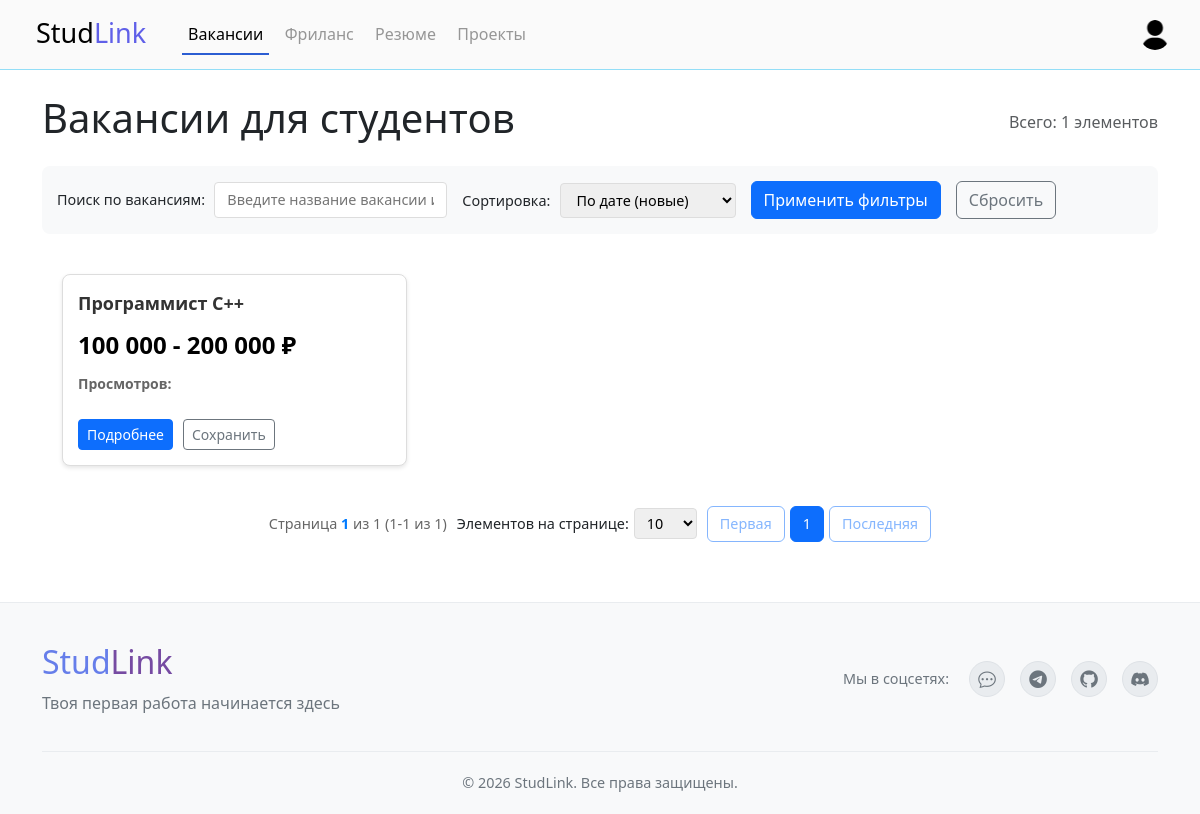
Page /vacancies/ (signed in) on the earlier database version.
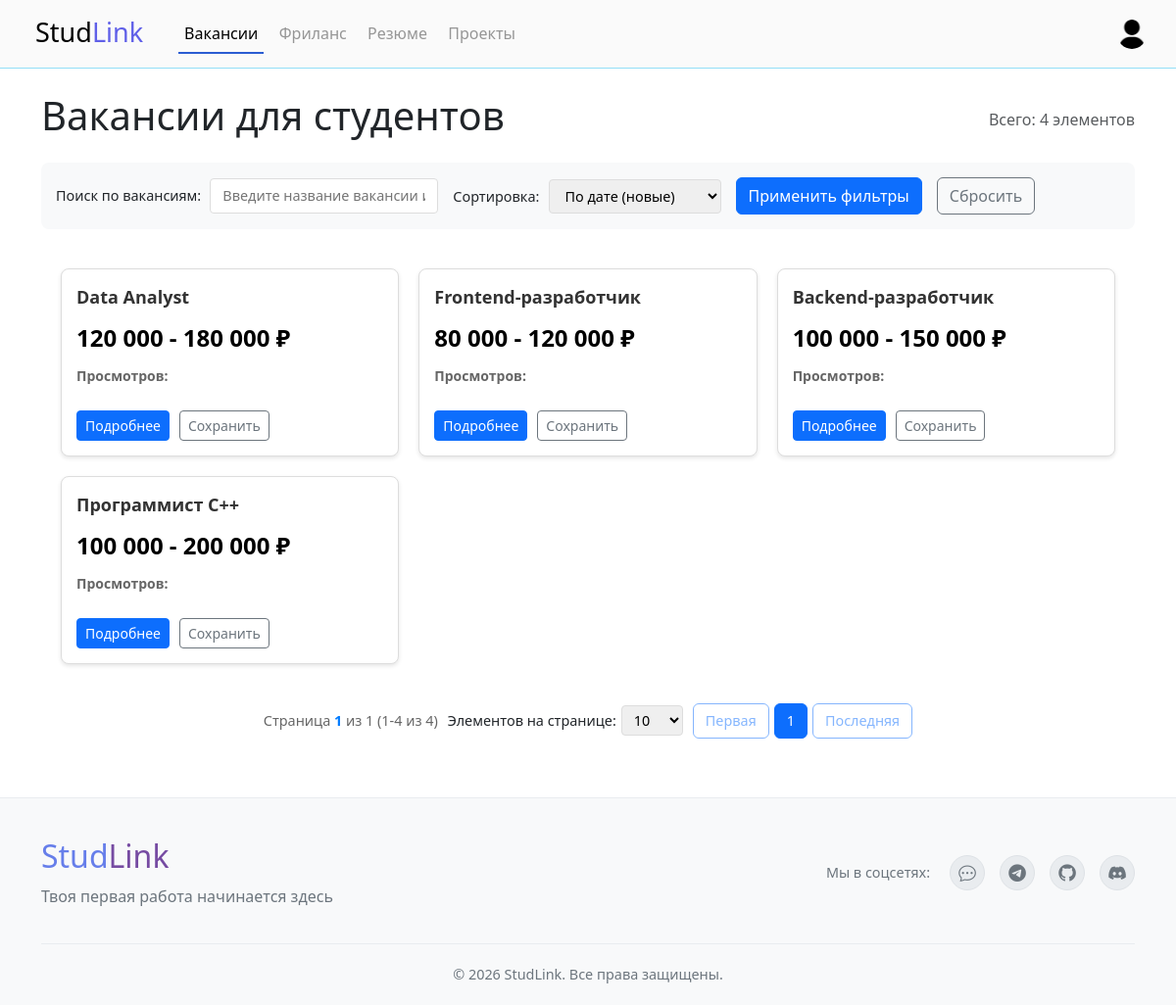
Same page on the later database version.
### myapp/models.py (models this page shows, shortened)
class Vacancy(models.Model):
    employer = models.ForeignKey(User, on_delete=models.CASCADE, related_name='created_jobs' )
    hired_candidate = models.ForeignKey(User, on_delete=models.SET_NULL, null=True, blank=True, related_name='hired_jobs')
    title = models.CharField(max_length=80)
    description = models.TextField()
    expiration = models.DateTimeField()
    city = models.CharField(max_length=100, default="")
    schedule = models.CharField(max_length=50, blank=True)
    experience = models.CharField(max_length=50, blank=True)
    work_format = models.CharField(max_length=50, blank=True)
    currency = models.ForeignKey(Currency, on_delete=models.PROTECT, default=1)
    salary_from = models.DecimalField(max_digits=12, decimal_places=2)
    salary_to = models.DecimalField(max_digits=12, decimal_places=2, null=True, blank=True)
    currency_rate_date = models.DateField(null=True, blank=True)  # Дата последнего обновления курса
    currency_rate = models.DecimalField(max_digits=10, decimal_places=6, default=1.0)  # Коэффициент пересчета (1 USD = 90 RUB)
    is_active = models.BooleanField(default=True)
    created_at = models.DateTimeField(auto_now_add=True)
    interactions = GenericRelation(Interaction, related_query_name='vacancies')

class Currency(models.Model):
    code = models.CharField(max_length=3, unique=True)  # Код валюты по ISO 4217 (USD, EUR, RUB)
    name = models.CharField(max_length=50)  # Полное название валюты (Доллар США, Евро, Российский рубль)
    symbol = models.CharField(max_length=5)  # Символ валюты ($, €, ₽)
    rate = models.DecimalField(max_digits=10, decimal_places=6, default=1.0)  # Текущий курс к базовой валюте
    rate_date = models.DateField(null=True, blank=True)  # Дата последнего обновления курса

### myapp/views.py (the view, shortened to what this page needs)
# urls.py: path('vacancies/', views.vacancy_list, name='vacancy_list'),
def vacancy_list(request):
    search_query = request.GET.get('search', '')
    sort_by = request.GET.get('sort', 'created_at')
    page_size = request.GET.get('page_size', 10)
    vacancies = Vacancy.objects.filter(is_active=True).select_related('employer').prefetch_related('interactions')
    if search_query:
        vacancies = vacancies.filter(
            Q(title__icontains=search_query) |
            Q(description__icontains=search_query)
        )
    if sort_by == 'title_asc':
        vacancies = vacancies.order_by('title')
    elif sort_by == 'title_desc':
        vacancies = vacancies.order_by('-title')
    elif sort_by == 'date_asc':
        vacancies = vacancies.order_by('created_at')
    else:  # date_desc по умолчанию
        vacancies = vacancies.order_by('-created_at')
    paginator = Paginator(vacancies, page_size)
    page_number = request.GET.get('page')
    try:
        page_obj = paginator.get_page(page_number)
    except PageNotAnInteger:
        page_obj = paginator.get_page(1)
    except EmptyPage:
        page_obj = paginator.get_page(paginator.num_pages)
    page_range = get_page_range(page_obj.number, paginator.num_pages)
    context = {
        'page_obj': page_obj,
        'paginator': paginator,
        'page_range': page_range,
        'page_size': int(page_size),
        'search_query': search_query,
        'sort_by': sort_by,
    }
    return render(request, 'vacancy_list.html', context)

### myapp/templatetags/currency_tags.py (called while the page is built)
@register.filter
def format_salary_range_with_spaces(salary_from, salary_to=None):
    try:
        formatted_from = f"{int(float(salary_from)):,}".replace(',', ' ')
        if salary_to and salary_to != salary_from:
            formatted_to = f"{int(float(salary_to)):,}".replace(',', ' ')
            return f"{formatted_from} - {formatted_to}"
        else:
            return formatted_from
    except (ValueError, TypeError):
        return str(salary_from)

### myapp/views.py (called while the page is built)
def get_page_range(current_page, total_pages, max_pages=7):
    if total_pages <= max_pages:
        return range(1, total_pages + 1)
    start = max(1, current_page - max_pages // 2)
    end = min(total_pages, start + max_pages - 1)
    if end - start < max_pages - 1:
        start = max(1, end - max_pages + 1)
    return range(start, end + 1)

### myapp/templates/vacancy_list.html (shortened to what this page needs)
{% extends "pagination_template.html" %}
{% load static %}
{% load currency_tags %}
{% block page_title %}Вакансии для студентов{% endblock %}
{% block filters %}
<div class="filters-section" id="filters-section">
    <div class="form-group">
        <label for="search-input">Поиск по вакансиям:</label>
        <input type="text" id="search-input" placeholder="Введите название вакансии или ключевые слова..." value="{{ search_query }}">
    </div>
    <div class="form-group">
        <label for="sort-select">Сортировка:</label>
        <select id="sort-select">
            <option value="created_at" {% if sort_by == 'created_at' %}selected{% endif %}>По дате (новые)</option>
        </select>
    </div>
    <button class="btn btn-primary" onclick="applyFilters()">Применить фильтры</button>
    <button class="btn btn-outline-secondary" onclick="resetFilters()">Сбросить</button>
</div>
{% endblock %}
{% block item_card %}
{% if page_obj %}
<div class="item-card">
    <div class="item-title">{{ item.title }}</div>
    <div class="item-meta">
        {% if item.salary_from %}
            <div class="salary-large">
                {{ item.salary_from|format_salary_range_with_spaces:item.salary_to }} {{ item.currency.symbol }}
            </div>
        {% endif %}
        <div><strong>Просмотров:</strong> {{ item.views_count }}</div>
    </div>
    <div class="item-actions">
        <a href="{% url 'vacancy_detail' item.id %}" class="btn btn-primary btn-sm">Подробнее</a>
        <button class="btn btn-outline-secondary btn-sm" onclick="saveVacancy({{ item.id }})">Сохранить</button>
    </div>
</div>
{% endif %}
{% endblock %}

### myapp/templates/pagination_template.html (shortened to what this page needs)
{% extends "base.html" %}
{% load static %}
{% block main %}
<div class="container mt-4">
    <div class="d-flex justify-content-between align-items-center mb-3">
        <h1>{% block page_title %}Список элементов{% endblock %}</h1>
        <div class="text-muted">
            Всего: <span id="total-items">{{ paginator.count }}</span> элементов
        </div>
    </div>
    {% block filters %}{% endblock %}
    <div class="items-grid" id="items-container">
        {% for item in page_obj %}
            {% block item_card %}{% endblock %}
        {% empty %}
            <div class="col-12">
                <div class="alert alert-info">Элементы не найдены</div>
            </div>
        {% endfor %}
    </div>
    <div class="pagination-container">
        <div class="pagination-info">
            Страница <span class="page-indicator" id="current-page">{{ page_obj.number }}</span>
            из <span id="total-pages">{{ paginator.num_pages }}</span>
            ({{ page_obj.start_index }}-{{ page_obj.end_index }} из {{ paginator.count }})
        </div>
        <div class="page-size-selector">
            <label for="page-size-select">Элементов на странице:</label>
            <select id="page-size-select" onchange="changePageSize()">
                <option value="10" {% if page_size == 10 %}selected{% endif %}>10</option>
            </select>
        </div>
        <div class="pagination-nav">
            <button class="btn btn-outline-primary"
                    onclick="goToPage(1)"
                    {% if not page_obj or not page_obj.has_previous %}disabled{% endif %}>
                Первая
            </button>
            {% if page_obj %}
                {% for num in page_range %}
                    <button class="btn btn-outline-primary {% if num == page_obj.number %}active{% endif %}"
                            onclick="goToPage({{ num }})">
                        {{ num }}
                    </button>
                {% endfor %}
            {% endif %}
            <button class="btn btn-outline-primary"
                    onclick="goToPage({{ paginator.num_pages|default:1 }})"
                    {% if not page_obj or not page_obj.has_next %}disabled{% endif %}>
                Последняя
            </button>
        </div>
    </div>
</div>
{% endblock %}
{% block footer %}
{% include "footer.html" %}
{% endblock %}

### myapp/templates/base.html (shortened to what this page needs)
{% load static %}
<!DOCTYPE html>
<html lang="ru">
    <head>
        {% include "bootstrap.html" %}
        <link href="https://cdn.jsdelivr.net/npm/bootstrap-icons@1.10.0/font/bootstrap-icons.css" rel="stylesheet">
        <link rel="stylesheet" href="{% static "css/base.css" %}">
        <link rel="stylesheet" href="{% static "css/nav.css" %}">
        <link rel="stylesheet" href="{% static "css/footer.css" %}">
    </head>
    <body>
        <nav>
            {% include "nav.html" %}
        </nav>
        <main>
            {% block main %}{% endblock main %}
        </main>
        <footer>
            {% block footer %}{% endblock footer %}
        </footer>
    </body>
</html>

### myapp/templates/bootstrap.html (shortened to what this page needs)
<link href="https://cdn.jsdelivr.net/npm/bootstrap@5.3.8/dist/css/bootstrap.min.css" rel="stylesheet">

### myapp/templates/nav.html (shortened to what this page needs)
{% load static %}
<div class="nav">
    <div class="nav-body d-flex justify-content-between align-items-center">
        <div class="nav-left d-flex justify-content-start align-items-center">
            <a href="{% url 'index' %}"><button class="nav-header">
                <h1 class="nav-header-text"><span class="header-Stud">Stud</span><span class="header-Link">Link</span></h1>
            </button></a>
            <div class="nav-buttons d-flex justify-content-between align-items-center">
                <a href="{% url 'vacancy_list' %}"><button class="nav-button {% if request.resolver_match.url_name == 'vacancy_list' %}active{% endif %}">Вакансии</button></a>
                <a href="{% url 'freelance_task_list' %}"><button class="nav-button {% if request.resolver_match.url_name == 'freelance_task_list' %}active{% endif %}">Фриланс</button></a>
                <a href=""><button class="nav-button">Резюме</button></a>
                <a href="{% url 'project_list' %}"><button class="nav-button {% if request.resolver_match.url_name == 'project_list' %}active{% endif %}">Проекты</button></a>
            </div>
        </div>
            <div class="nav-right d-flex justify-content-end align-items-center">
                {% if user.is_authenticated %}
                    <img class="profile-image" src="{% static "assets/images/default_avatar.png" %}" alt="" id="profile-avatar">
                {% else %}
                    <a href="{% url 'auth' %}"><button class="nav-button login-button">Войти</button></a>
                {% endif %}
            </div>
    </div>
</div>

### myapp/templates/footer.html
{% load static %}
<footer class="footer">
    <div class="container">
        <div class="row align-items-center">
            <div class="col-md-6">
                <div class="footer-brand">
                    <h3 class="footer-title"><span class="footer-Stud">Stud</span><span class="footer-Link">Link</span></h3>
                    <p class="footer-description">Твоя первая работа начинается здесь</p>
                </div>
            </div>
            <div class="col-md-6">
                <div class="footer-social-minimal">
                    <span class="social-text">Мы в соцсетях:</span>
                    <div class="social-icons">
                        <a href="#" class="social-icon" aria-label="ВКонтакте">
                            <i class="bi bi-chat-dots"></i>
                        </a>
                        <a href="#" class="social-icon" aria-label="Telegram">
                            <i class="bi bi-telegram"></i>
                        </a>
                        <a href="#" class="social-icon" aria-label="GitHub">
                            <i class="bi bi-github"></i>
                        </a>
                        <a href="#" class="social-icon" aria-label="Discord">
                            <i class="bi bi-discord"></i>
                        </a>
                    </div>
                </div>
            </div>
        </div>
        <div class="row mt-3">
            <div class="col-12">
                <div class="footer-bottom">
                    <p class="footer-copyright">&copy; 2026 StudLink. Все права защищены.</p>
                </div>
            </div>
        </div>
    </div>
</footer>

### myapp/static/css/base.css (style rules this page uses)
body { margin: 0px; }
.salary-large { font-size: 1.5rem; font-weight: bold; color: #000000; margin-bottom: 10px; }

### myapp/static/css/nav.css (style rules this page uses)
.nav { width: 100%; height: 70px; border-bottom: solid rgb(147, 222, 247) 1px; background-color: rgb(250, 250, 250); }
.nav-body { width: 100%; height: 100%; padding: 30px; }
.nav-header { height: 50px; border: none; background-color: inherit; }
.nav-header-text { height: 27px; font-size: 27px; font-family: 'Segoe UI', Tahoma, Geneva, Verdana, sans-serif; }
.header-Link { color: rgb(96, 96, 232); }
.nav-buttons { margin-left: 30px; width: 350px; }
.nav-button { height: 40px; border: 0px; background-color: inherit; color: rgb(150, 150, 150); border-bottom: solid 2px rgba(149, 174, 234, 0); transition: ease 200ms; }
.nav-button.active { color: black; border-bottom: solid 2px rgb(43, 93, 210); }
.profile-image { width: 30px; height: 30px; border-radius: 30px; }

### myapp/static/css/footer.css (style rules this page uses)
.footer { background-color: #f8f9fa; color: #333; padding: 40px 0 20px; margin-top: 60px; border-top: 1px solid #e9ecef; }
.footer-brand { text-align: left; }
.footer-title { font-size: 2rem; margin-bottom: 10px; color: #333; }
.footer-title .footer-Stud { color: #667eea; }
.footer-title .footer-Link { color: #764ba2; }
.footer-description { color: #6c757d; font-size: 1rem; margin-bottom: 0; }
.footer-social-minimal { display: flex; align-items: center; justify-content: flex-end; gap: 20px; }
.social-text { color: #6c757d; font-size: 0.9rem; font-weight: 500; }
.social-icons { display: flex; gap: 15px; }
.social-icon { width: 36px; height: 36px; background: #e9ecef; border-radius: 50%; display: flex; align-items: center; justify-content: center; color: #6c757d; font-size: 1.1rem; transition: all 0.3s ease; text-decoration: none; border: 1px solid #dee2e6; }
.footer-bottom { border-top: 1px solid #e9ecef; padding-top: 20px; margin-top: 20px; }
.footer-copyright { color: #6c757d; font-size: 0.9rem; margin-bottom: 0; text-align: center; }

### myapp/templates/pagination_template.html (style rules this page uses)
.pagination-container { display: flex; justify-content: center; align-items: center; gap: 10px; margin: 20px 0; flex-wrap: wrap; }
.pagination-info { font-size: 0.9rem; color: #666; white-space: nowrap; }
.page-size-selector { display: flex; align-items: center; gap: 5px; font-size: 0.9rem; }
.page-size-selector select { padding: 4px 8px; border: 1px solid #ddd; border-radius: 4px; font-size: 0.9rem; }
.pagination-nav { display: flex; gap: 5px; align-items: center; }
.pagination-nav .btn { padding: 6px 12px; font-size: 0.9rem; }
.pagination-nav .btn:disabled { opacity: 0.5; cursor: not-allowed; }
.page-indicator { font-weight: bold; color: #007bff; }
.items-grid { display: grid; grid-template-columns: repeat(auto-fill, minmax(300px, 1fr)); gap: 20px; margin-bottom: 20px; padding: 20px 20px; }
.item-card { border: 1px solid #ddd; border-radius: 8px; padding: 15px; background: #fff; box-shadow: 0 2px 4px rgba(0,0,0,0.1); height: 100%; display: flex; flex-direction: column; box-sizing: border-box; min-width: 0; }
.item-title { font-size: 18px; font-weight: bold; margin-bottom: 10px; color: #333; }
.item-meta { font-size: 14px; color: #666; margin-bottom: 10px; }
.item-actions { display: flex; gap: 10px; margin-top: 15px; }
.filters-section { background: #f8f9fa; padding: 15px; border-radius: 8px; margin-bottom: 20px; display: flex; gap: 15px; flex-wrap: wrap; align-items: center; }
.filters-section .form-group { margin-bottom: 0; }
.filters-section label { font-size: 0.9rem; margin-right: 5px; }
.filters-section input, .filters-section select { padding: 6px 12px; border: 1px solid #ddd; border-radius: 4px; font-size: 0.9rem; }

Differences in the rows shown:
added Vacancy: title "Data Analyst", salary_from "120 000 - 180 000", currency.symbol "₽"
added Vacancy: title "Frontend-разработчик", salary_from "80 000 - 120 000", currency.symbol "₽"
added Vacancy: title "Backend-разработчик", salary_from "100 000 - 150 000", currency.symbol "₽"
Other differences:
{{ paginator.count }}: "1" → "4"
{{ page_obj.end_index }}: "1" → "4"
